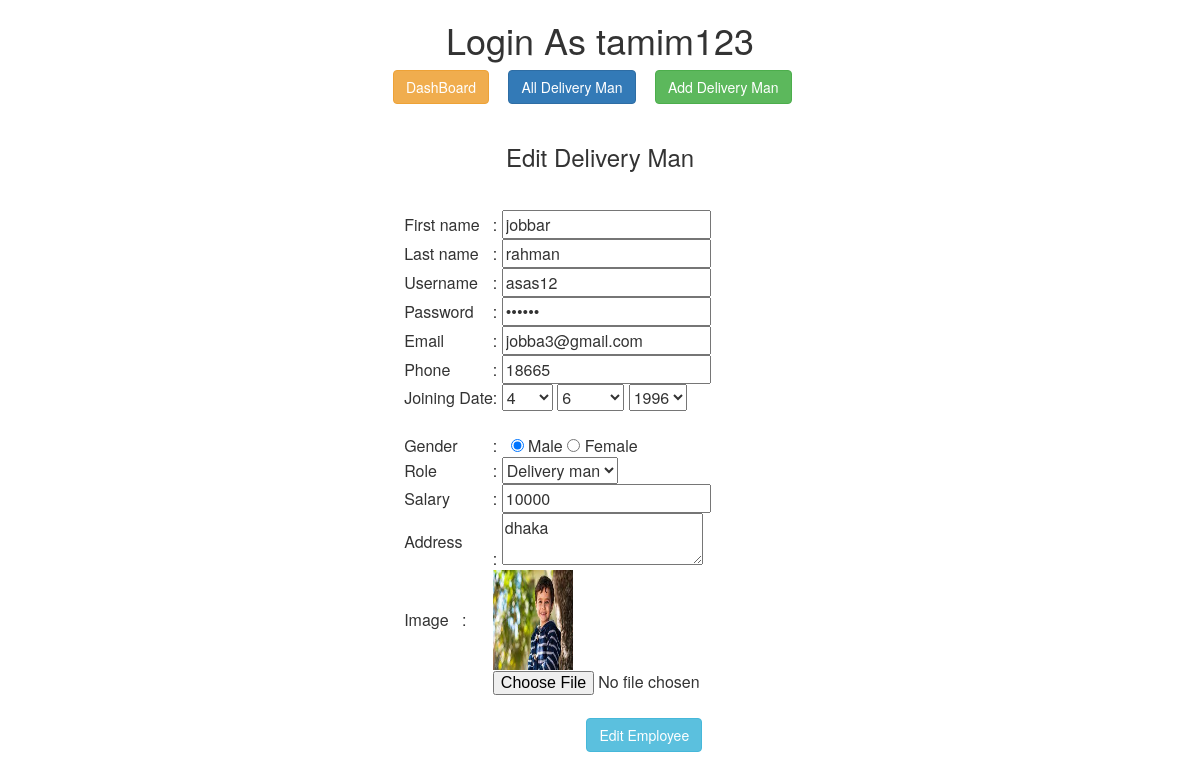
The app's page /Employee/edit_deliveryman.php?id=18 (signed in) with its own data.
### tables this page shows
CREATE TABLE `users` (
  `id` int(10) NOT NULL,
  `f_name` varchar(50) NOT NULL,
  `l_name` varchar(50) NOT NULL,
  `username` varchar(50) NOT NULL,
  `password` varchar(50) NOT NULL,
  `email` varchar(50) NOT NULL,
  `phone` int(50) NOT NULL,
  `joining_date` varchar(50) NOT NULL,
  `gender` varchar(50) NOT NULL,
  `role` varchar(50) NOT NULL,
  `salary` int(50) NOT NULL,
  `address` text NOT NULL,
  `image` text NOT NULL
);

### Employee/Model/db_config.php (called while the page is built, shortened)
<?php
$db_server="localhost";
$db_uname="root";
$db_pass="";
$db_name="e_techbd";
function get($query) {
global $db_server,$db_uname,$db_pass,$db_name;
$conn = mysqli_connect($db_server,$db_uname,$db_pass,$db_name);
$data=array();
if($conn){
	$result=mysqli_query($conn,$query);
	while($row=mysqli_fetch_assoc($result)){
		$data[]=$row;
	}
}
return $data;
}
?>

### Employee/Controllers/DeliverymanController.php (called while the page is built, shortened)
<?php
require_once 'Model/db_config.php';
  $roles = array("Employee","Delivery man");
function getDeliveryman($id){
  $query="select * from users where id=$id";
  $rs=get($query);
  return $rs[0];
}
 ?>

### Employee/edit_deliveryman.php (the view, shortened to what this page needs)
<?php
	include 'employee_header.php';
	include 'Controllers/DeliverymanController.php';
	$id = $_GET["id"];
	$c = getDeliveryman($id);
?>
<div class="text-center center">
	<h3>Edit Delivery Man</h3>
	<br>
			<form action="" method="post" enctype="multipart/form-data" >
			<div class="form-group edit-deliveryman">
        <table align="center">
          <tr>
            <td>First name</td>
            <td>: <input type="text" name="fname" value="<?php echo $c["f_name"];?>" ><br>
            <span style="color:red;"><?php echo $err_fname;?></span></td>
          </tr>
          <tr>
            <td>Last name</td>
            <td>: <input type="text" name="lname" value="<?php echo $c["l_name"];?>" ><br>
            <span style="color:red;"><?php echo $err_lname;?></span></td>
          </tr>
          <tr>
            <td>Username</td>
            <td>: <input type="text" name="username" value="<?php echo $c["username"];?>" ><br>
            <span style="color:red;"><?php echo $err_uname;?></span></td>
          </tr>
          <tr>
            <td>Password</td>
            <td>:  <input name="password" value="<?php echo $c["password"];?>" type="password" >
						<br><span style="color:red;"><?php echo $err_pass;?></span></td>
          </tr>
          <tr>
            <td> Email</td>
            <td>
              :  <input  type="text" name="email" value="<?php echo $c["email"];?>"><br>
            </td>
          </tr>
          <tr>
            <td > Phone </td>
            <td>
              : <input  type="text" placeholder="Number" name="phone_num" value="<?php echo $c["phone"];?>">
              <br><span style="color:red;"><?php echo $err_phone_num;?></span>
            </td>
          </tr>
          <tr>
						<td>Joining Date</td>
            <?php
            list($year,$month,$day) = (explode("-",$c["joining_date"]));
             ?>
						<td>:
							<select name="day">
								<?php
										for($i=1;$i<32;$i++){
											if($i == $day)
													echo "<option selected>$i</option>";
											else
													echo "<option>$i</option>";
														}
									?>
							</select>
							<select name="month">
									<?php
                    for($i=1;$i<13;$i++){
													if($i == $month)
															echo "<option selected>$i</option>";
													else
															echo "<option>$i</option>";
																}
										?>
							</select>
							<select name="year">
									<?php
											for($i=1990;$i<2001;$i++){
												if($i == $year)
														echo "<option selected>$i</option>";
												else
														echo "<option>$i</option>";
															}
										?>
							</select>
						</td>
					</tr>
          <tr>
            <td></td>
            <td><span style="color:red;"><?php echo $err_day;?></span> &nbsp; &nbsp; <span style="color:red;"><?php echo $err_month;?></span> &nbsp; &nbsp; <span style="color:red;"><?php echo $err_year;?></span></td>
          </tr>
          <tr>
            <td>Gender </td>
            <td>: &nbsp; <input type="radio" value="Male" <?php if($c["gender"] == "Male") echo "checked";?> name="gender"> Male <input type="radio" <?php if($c["gender"] == "Female") echo "checked";?> value="Female" name="gender"> Female <br>
            <span style="color:red;"><?php echo $err_gender;?></span></td>
          </tr>
          <tr>
            <td>Role</td>
            <td>:
              <select name="role">
                <?php
  								foreach($roles as $r){
  									if($r == $c["role"])
  										echo "<option selected>$r</option>";
  									else
  										echo "<option>$r</option>";
  								}
  							?>
              </select><br>
            </td>
          </tr>
          <tr>
            <td>Salary</td>
            <td>: <input type="text" name="salary" value="<?php echo $c["salary"];?>" ><br>
            <span style="color:red;"><?php echo $err_salary;?></span></td>
          </tr>
          <tr>
  					<td >Address</td>
  					<td>: <textarea name="address"><?php echo $c["address"];?></textarea>
  						<br><span style="color:red;"><?php echo $err_address;?></span>
  					</td>
  				</tr>
          <tr>
            <td>Image &nbsp;&nbsp:</td>
            <td> <img width='80px' height='100px' src="<?php echo $c["image"];?>"></img></td>
          </tr>
          <tr>
            <td></td>
            <td> <input type="file" name="u_image" ><br>
          </tr>
          <tr>
            <td></td>
             <td align="center"><input type="submit" class="btn btn-info" name="edit_user" value="Edit Employee" ></td>
          </tr>
        </table>
</div>
      </form>
</div>

### records on screen
users: fname "jobbar", lname "rahman", username "asas12", email "jobba3@gmail.com", phone_num "18665", gender "☑", role "Delivery man", salary "10000", address "dhaka", image (picture)

### other values on screen
$_SESSION["loggeduser"] "tamim123"
form field day "4"
form field month "6"
form field year "1996"
